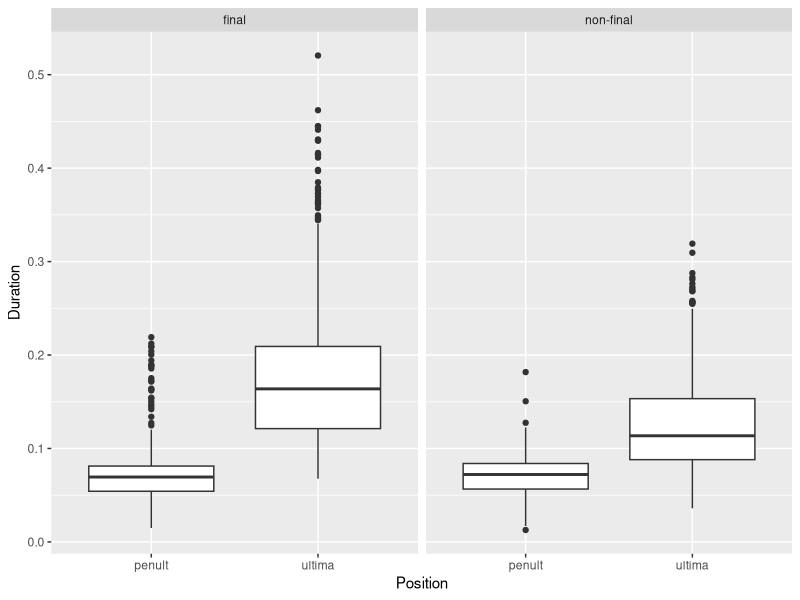
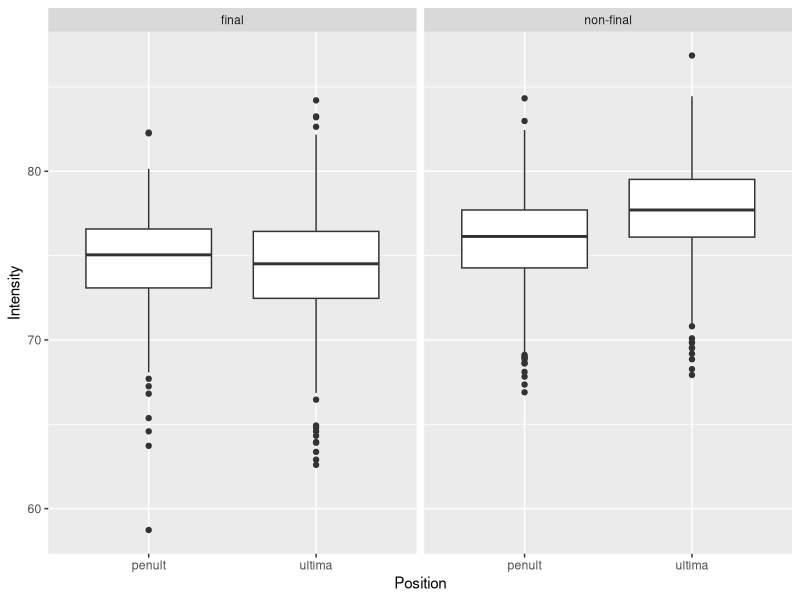

R code for these plots, in order: (Note: this script raises an error after producing the figures.)
## ---- chunk 1
knitr::opts_chunk$set(echo = TRUE)
## ---- chunk 2

library(tidyverse)

# Loading the dataframe
pse_stress <- read_tsv("data/pse-stress-simplified.csv") %>% 
                          mutate(Word = fct_recode(Word),
                                Position = fct_recode(Position),
                                Vowel = fct_recode(Vowel),
                                Weight = fct_recode(Weight),
                                Focus = fct_recode(Focus),
                                Final = fct_recode(Final),
                                )
                                      

## ---- chunk 3
# A simple boxplot of intensity
dur <- ggplot(pse_stress, aes(Position, Duration))
dur + geom_boxplot() + facet_grid(~Final)
## ---- chunk 4
# A simple boxplot of intensity
int <- ggplot(pse_stress, aes(Position, Intensity))
int + geom_boxplot() + facet_grid(~Final)
## ---- chunk 5
# A simple boxplot of intensity
f0 <- ggplot(pse_stress, aes(Position, f0.4))
f0 + geom_boxplot() + facet_wrap(~Participant)
